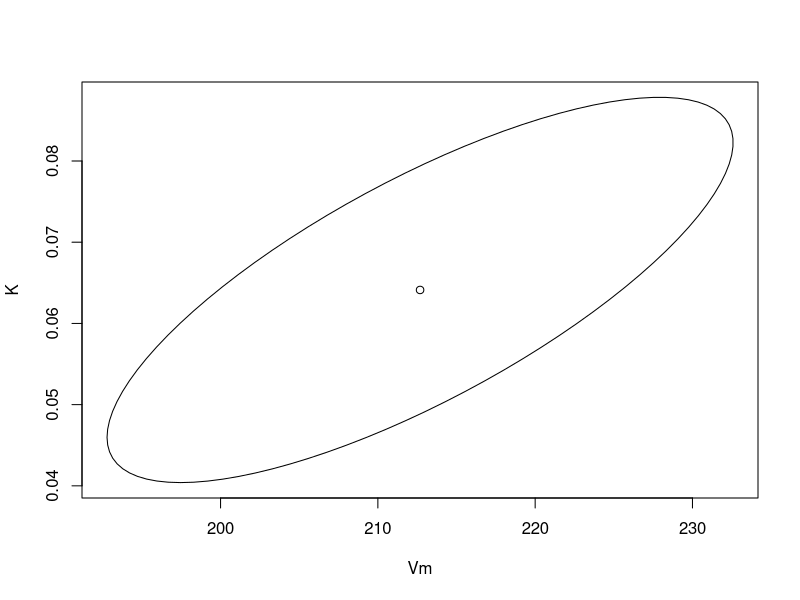

Reproduce this figure in R.
library(ellipse)


### Name: ellipse.nls
### Title: Outline an approximate pairwise confidence region
### Aliases: ellipse.nls
### Keywords: dplot nonlinear

### ** Examples

# Plot an approximate 95% confidence region for the weight and displacement
# parameters in the Michaelis Menten model
data(Puromycin)
fit <- nls(rate ~ Vm*conc/(K + conc), data = Puromycin, subset = state=="treated", 
    start = list(K = 0.05, Vm = 200))
plot(ellipse(fit,which=c('Vm','K')), type = 'l')
params <- fit$m$getPars()
points(params['Vm'],params['K'])
